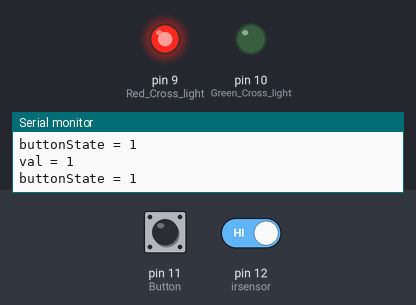
This sketch was run on a simulated Arduino Uno, built with avr-gcc and run on an emulated ATmega328P. Shown: output pins drawn as LEDs (lit = HIGH), the last lines printed to the serial monitor. Inputs (shaded band) come from the test bench; at power-on: pin 11 (Button) HIGH, pin 12 (irsensor) HIGH.

Above: at 1.2 s.
1.3 s: pin 11 (Button) pulled LOW for 0.15 s
At 2.7 s:
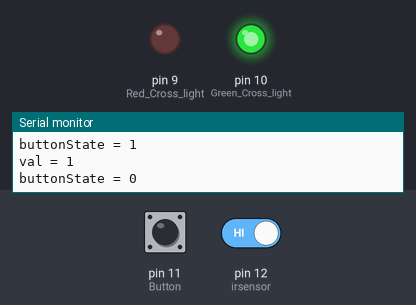
Timing chart, 0 to 7.8 s (numbered marks = the images above; inputs shaded):
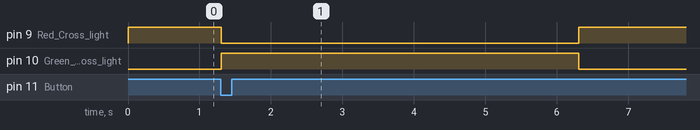

Measured:
- after the input at 1.3 s, pin 9 (Red_Cross_light): HIGH → LOW at once, → HIGH 5.0 s later; pin 10 (Green_Cross_light): LOW → HIGH at once, → LOW 5.0 s later

The sketch:

IR.ino
```cpp
#define irsensor 12
#define Button 11
int buttonState = 0;

#define Red_Cross_light 9
#define Green_Cross_light 10

int val = 0;
unsigned long detectionStartTime = 0;
bool objectDetected = false;
bool buttonPressed = false;

void setup() {
  pinMode(Green_Cross_light, OUTPUT);  // sets the pin as output
  pinMode(Red_Cross_light, OUTPUT);  // sets the pin as output
  pinMode(irsensor, INPUT);           // sets the pin as input
  pinMode(Button, INPUT_PULLUP);      // Use internal pull-up resistor for button

  Serial.begin(9600);
  digitalWrite(Red_Cross_light, HIGH); // Start with red light on
}

void loop() {
  val = digitalRead(irsensor);         // Read the IR sensor 'value'
  buttonState = digitalRead(Button);    // Read the button state
  Serial.print("val = ");
  Serial.println(val);
  Serial.print("buttonState = ");
  Serial.println(buttonState);

  // Check if button is pressed (LOW when pressed due to pull-up)
  if (buttonState == LOW && !buttonPressed) {
    buttonPressed = true;
    objectDetected = true;  // Simulate object detection when button is pressed
  }

  // If IR sensor detects an object
  if (val == 0 && !objectDetected) {
    detectionStartTime = millis();   // Record the start time
    objectDetected = true;
  }

  // Check if IR sensor has detected an object for more than 3 seconds or button is pressed
  if ((objectDetected && (val == 0 && millis() - detectionStartTime > 3000)) || buttonPressed) {
    digitalWrite(Red_Cross_light, LOW);    // Turn off the red light
    digitalWrite(Green_Cross_light, HIGH); // Turn on the green light
    delay(5000);                            // Keep green light on for 5 seconds
    digitalWrite(Green_Cross_light, LOW);  // Turn off green light after 5 seconds
    digitalWrite(Red_Cross_light, HIGH);   // Turn red light back on
    objectDetected = false;                // Reset detection after action
    buttonPressed = false;                 // Reset button pressed status
  } else if (val != 0) {
    // Reset detection if no object is detected
    objectDetected = false;
    detectionStartTime = 0;  // Reset the timer
  }

  delay(100); // Small delay to stabilize readings
}
```
